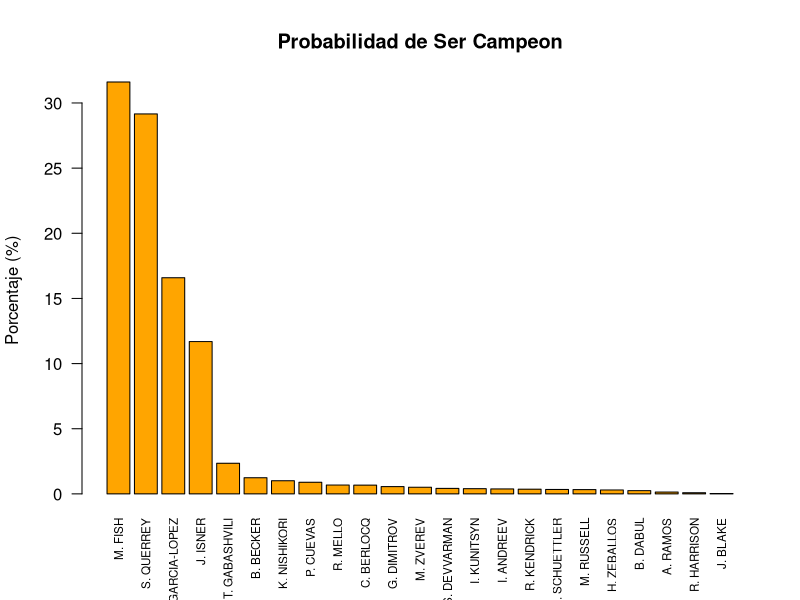

This figure's R source:
## ---- chunk 1
knitr::opts_chunk$set(echo = TRUE, message = FALSE, warning = FALSE)
options(repos = c(CRAN = "https://cran.rstudio.com"))
## ---- chunk 2
# Ranking ATP como lista para simulaciones
ranking_jugadores <- list(
  "I. ANDREEV" = 88, "B. BECKER" = 58, "C. BERLOCQ" = 71, "J. BLAKE" = 155,
  "P. CUEVAS" = 64, "B. DABUL" = 89, "S. DEVVARMAN" = 79, "G. DIMITROV" = 81,
  "M. FISH" = 16, "T. GABASHVILI" = 76, "G. GARCIA-LOPEZ" = 23, "R. HARRISON" = 130,
  "J. ISNER" = 32, "R. KENDRICK" = 83, "I. KUNITSYN" = 96, "R. MELLO" = 78,
  "K. NISHIKORI" = 66, "S. QUERREY" = 22, "A. RAMOS" = 111, "M. RUSSELL" = 90,
  "R. SCHUETTLER" = 95, "H. ZEBALLOS" = 101, "M. ZVEREV" = 98
)
## ---- chunk 3
# Modelo de probabilidad
calc_prob <- function(j1, j2) {
  r1 <- ranking_jugadores[[j1]]
  r2 <- ranking_jugadores[[j2]]
  return(r2 / (r1 + r2))
}
## ---- chunk 4

# Crear data.frame en el orden del roster original del torneo
ranking_df <- data.frame(
  Jugador = c(
    "I. ANDREEV", "B. BECKER", "C. BERLOCQ", "J. BLAKE",
    "P. CUEVAS", "B. DABUL", "S. DEVVARMAN", "G. DIMITROV",
    "M. FISH", "T. GABASHVILI", "G. GARCIA-LOPEZ", "R. HARRISON",
    "J. ISNER", "R. KENDRICK", "I. KUNITSYN", "R. MELLO",
    "K. NISHIKORI", "S. QUERREY", "A. RAMOS", "M. RUSSELL",
    "R. SCHUETTLER", "H. ZEBALLOS", "M. ZVEREV"
  ),
  Ranking = c(
    88, 58, 71, 155, 64, 89, 79, 81,
    16, 76, 23, 130, 32, 83, 96, 78,
    66, 22, 111, 90, 95, 101, 98
  ),
  Pais = c(
    "RUS", "GER", "ARG", "USA", "URU", "ARG", "IND", "BUL",
    "USA", "RUS", "ESP", "USA", "USA", "USA", "RUS", "BRA",
    "JPN", "USA", "ESP", "USA", "GER", "ARG", "GER"
  ),
  row.names = NULL
)

# Mostrar la tabla con numeración automática y encabezados claros
knitr::kable(ranking_df, caption = "Jugadores del Torneo ATP Houston 2011 (Orden del Roster Oficial)", row.names = TRUE)
## ---- chunk 5
# Cuadro inicial con BYEs
cuadro_inicial <- list(
  c("M. FISH", "BYE"), c("A. RAMOS", "B. DABUL"), c("I. ANDREEV", "M. RUSSELL"),
  c("K. NISHIKORI", "C. BERLOCQ"), c("G. GARCIA-LOPEZ", "BYE"),
  c("R. KENDRICK", "S. DEVVARMAN"), c("J. BLAKE", "R. MELLO"),
  c("P. CUEVAS", "B. BECKER"), c("I. KUNITSYN", "M. ZVEREV"),
  c("R. HARRISON", "H. ZEBALLOS"), c("J. ISNER", "BYE"),
  c("G. DIMITROV", "R. SCHUETTLER"), c("T. GABASHVILI", "BYE"),
  c("S. QUERREY", "BYE")
)

# Convertir la lista de emparejamientos en un data.frame
cuadro_df <- do.call(rbind, lapply(cuadro_inicial, function(par) {
  data.frame("Jugador 1" = par[1], "Jugador 2" = par[2], stringsAsFactors = FALSE)
}))

# Mostrar la tabla con kable
knitr::kable(cuadro_df, caption = "Emparejamientos de la Primera Ronda del Torneo")
## ---- chunk 6
simular_torneo <- function() {
  ronda <- lapply(cuadro_inicial, function(par) {
    if ("BYE" %in% par) return(setdiff(par, "BYE"))
    p <- calc_prob(par[1], par[2])
    return(ifelse(runif(1) < p, par[1], par[2]))
  })
  
  while (length(ronda) > 1) {
    nueva_ronda <- list()
    i <- 1
    while (i <= length(ronda)) {
      j1 <- ronda[[i]]
      if (i == length(ronda)) {
        nueva_ronda[[length(nueva_ronda) + 1]] <- j1
        break
      }
      j2 <- ronda[[i + 1]]
      p <- calc_prob(j1, j2)
      ganador <- ifelse(runif(1) < p, j1, j2)
      nueva_ronda[[length(nueva_ronda) + 1]] <- ganador
      i <- i + 2
    }
    ronda <- nueva_ronda
  }
  return(ronda[[1]])
}
## ---- chunk 7
set.seed(2025)
n_sim <- 10000
ganadores <- replicate(n_sim, simular_torneo())
tabla_resultados <- table(factor(ganadores, levels = names(ranking_jugadores)))
probabilidades <- round(100 * tabla_resultados / n_sim, 2)
ordenadas <- sort(probabilidades, decreasing = TRUE)

knitr::kable(as.data.frame(ordenadas), col.names = c("Jugador", "Probabilidad (%)"))
## ---- chunk 8
barplot(ordenadas,
        col = "orange",
        las = 2,
        cex.names = 0.7,
        main = "Probabilidad de Ser Campeon",
        ylab = "Porcentaje (%)")
